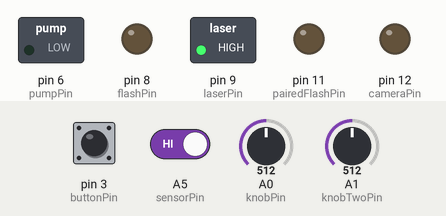
This sketch was run on a simulated Arduino Uno, built with avr-gcc and run on an emulated ATmega328P. On the bench: switched loads named in the sketch (green lamp = pin HIGH), output pins drawn as LEDs (lit = HIGH). Dashed ring = blinking. Inputs (shaded band) come from the test bench; at power-on: pin 3 (buttonPin) HIGH, A0 (knobPin) = 512, A1 (knobTwoPin) = 512, A5 (sensorPin) HIGH. What the sketch prints to the serial monitor is not drawn.

Above: at 1.2 s.
1.3 s: pin 3 (buttonPin) pulled LOW for 0.15 s
At 2.4 s:
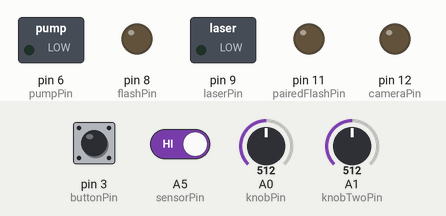
3.4 s: pin 3 (buttonPin) pulled LOW for 1 s
At 3.6 s:
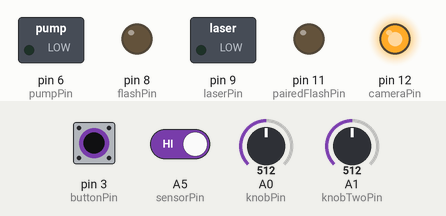
5.9 s: pin 3 (buttonPin) pulsed LOW 5 times (0.12 s each, 0.3 s apart)
At 6.3 s:
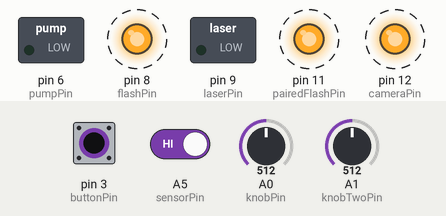
10.4 s: pin 3 (buttonPin) driven LOW
At 10.8 s:
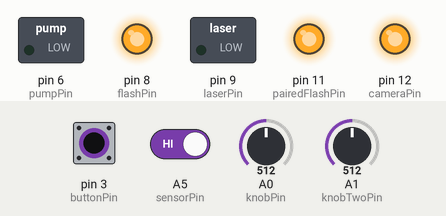
Timing chart, 0 to 13.4 s (numbered marks = the images above; inputs shaded):
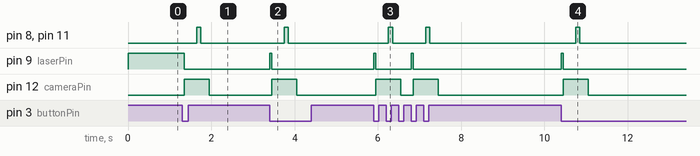

The sketch:

camera_trigger_code.ino
```cpp
// Arduino code written by ENGN0350 Art Fluid Engineering Group 5 for lab 1 February 2024
// this program waits for a button to be pressed, runs a pump for a short period of time, turns on a laser, waits for a phototransistor to detect a falling droplet, waits an adjustable amount of time, then triggers a camera and flash to take a photo
// this program was edited quickly during lab and ended up a bit messy.
// const int pumpPulse = 19; // milliseconds of running pump
const float shutterDelayScalar = 600.0;
const boolean twoDrop = false;
const float twoDropDelayScalar = 70.0;

const byte sensorPin = A5; // photodiode to detect droplet
const byte laserPin = 9; // pin that powers laser
const byte cameraPin = 12; // pin that triggers camera
const byte buttonPin = 3; // pin connected to start button
const byte pumpPin = 6;  // pin connected to pump
const byte knobPin = A0; // pin connected to potentiometer
const byte knobTwoPin = A1; // pin connected to potentiometer
const byte flashPin = 8; // connected to flash
const byte pairedFlashPin = 11; // goes off when flashPin does (after shutter delay) incase you want to do two things

boolean wasButtonPressed = false; // used to detect button press
boolean buttonPressed = false;
boolean sequenceStarted = false; // goes true when button pressed
unsigned long sequenceStartMillis = 0; // value of millis() when sequence started, for timing pump pulse

float knobVal = 0; // 0.0-1.0, can be used to adjust things
float knobTwoVal = 0; // 0.0-1.0, can be used to adjust things

void setup() {
  pinMode(sensorPin, INPUT_PULLUP); // activate pullup resistor to power photo transistor
  pinMode(buttonPin, INPUT_PULLUP);
  pinMode(knobPin, INPUT);
  pinMode(knobTwoPin, INPUT);
  pinMode(laserPin, OUTPUT);
  pinMode(cameraPin, OUTPUT);
  pinMode(pumpPin, OUTPUT);
  pinMode(flashPin, OUTPUT);
  pinMode(pairedFlashPin, OUTPUT);
  laserOn(true); // start with laser on, so we can align the laser
  Serial.begin(115200); // for debugging
  delay(50);
}

void loop() {
  if (!sequenceStarted) {
    knobVal = (1023 - analogRead(knobPin)) / 1023.0; // 0.0-1.0, we can use this to adjust things
    Serial.print("pic delay (s): ");
    Serial.print(knobVal * shutterDelayScalar / 1000.0, 4);
    //    if (twoDrop) {
    knobTwoVal = (analogRead(knobTwoPin)) / 1023.0; // 0.0-1.0, we can use this to adjust things
    Serial.print(", mump time (s): ");
    Serial.println(knobTwoVal * twoDropDelayScalar / 1000.0, 4);
    //    }
  }
  buttonPressed = digitalRead(buttonPin) == LOW;
  if (buttonPressed && !wasButtonPressed) { // button just pressed
    if (!sequenceStarted) {
      laserOn(true);
      delay(50); // let laser turn on
      sequenceStartMillis = millis();
      sequenceStarted = true;
    }
  }
  wasButtonPressed = buttonPressed; // remember last button state so we can detect presses

  if (sequenceStarted) { // pulse pump
    if ((millis() - sequenceStartMillis) < (twoDropDelayScalar * knobTwoVal)) { // pump pulse
      // run pump for time or until canceled by droplet detection
      runPump(true);
      //    } else if (twoDrop && (millis() - sequenceStartMillis) > twoDropDelayScalar * knobTwoVal && (millis() - sequenceStartMillis) < (pumpPulse + twoDropDelayScalar * knobTwoVal)) {
      //      runPump(true);
    } else {
      runPump(false);
    }
  }
  //&&(!twoDrop||(millis() - sequenceStartMillis) > pumpPulse+twoDropDelayScalar * knobTwoVal)
  if (sequenceStarted && (digitalRead(sensorPin) == HIGH)) { // start photo sequence, droplet detected
    laserOn(false); // turn off laser
    runPump(false);
    takeAPhoto();
    sequenceStarted = false;
  }
}

// take a photo
void takeAPhoto() {
  digitalWrite(cameraPin, HIGH);
  delay(shutterDelayScalar * knobVal); // add additonal lag here
  digitalWrite(flashPin, HIGH);
  digitalWrite(pairedFlashPin, HIGH);
  delay(100);                       // flash
  digitalWrite(flashPin, LOW);
  digitalWrite(pairedFlashPin, LOW);
  delay(200); // wait for camera
  digitalWrite(cameraPin, LOW);
  delay(100); //wait for camera
}

void runPump(boolean on) {
  analogWrite(pumpPin, on ? 190 : 0);
}

void laserOn(boolean on) {
  if (on) {
    digitalWrite(laserPin, HIGH);
  } else {
    digitalWrite(laserPin, LOW);
  }
}
```

Measured:
- after the input at 1.3 s, pin 8 (flashPin), pin 11 (pairedFlashPin): LOW → HIGH after 0.35 s, → LOW 0.10 s later; pin 9 (laserPin): HIGH → LOW after 0.05 s; pin 12 (cameraPin): LOW → HIGH after 0.05 s, → LOW 0.60 s later
- after the input at 3.4 s, pin 8 (flashPin), pin 11 (pairedFlashPin): LOW → HIGH after 0.35 s, → LOW 0.10 s later; pin 9 (laserPin): LOW → HIGH at once, → LOW 0.05 s later; pin 12 (cameraPin): LOW → HIGH after 0.05 s, → LOW 0.60 s later
- after the input at 5.9 s, pin 8 (flashPin): alternates HIGH for 0.10 s and LOW for 0.80 s, 4 changes in all, then stays LOW, starting after 0.35 s; pin 9 (laserPin): alternates HIGH for 0.05 s and LOW for 0.85 s, 4 changes in all, then stays LOW, starting at once
- after the input at 10.4 s, pin 8 (flashPin), pin 11 (pairedFlashPin): LOW → HIGH after 0.35 s, → LOW 0.10 s later; pin 9 (laserPin): LOW → HIGH at once, → LOW 0.05 s later; pin 12 (cameraPin): LOW → HIGH after 0.05 s, → LOW 0.60 s later
